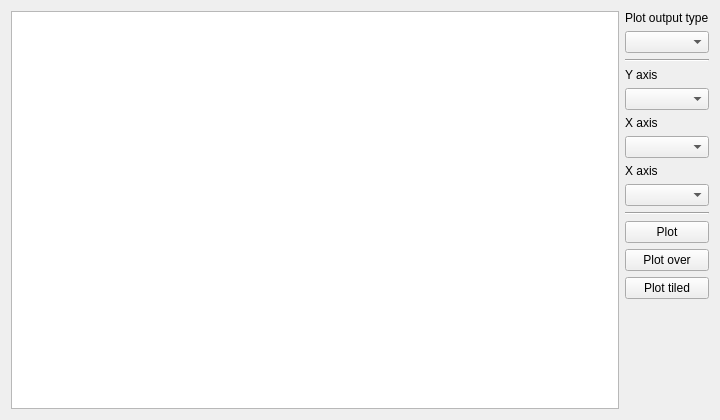
<?xml version="1.0" encoding="UTF-8"?>
<ui version="4.0">
 <class>PlottingWidget</class>
 <widget class="QWidget" name="PlottingWidget">
  <property name="geometry">
   <rect>
    <x>0</x>
    <y>0</y>
    <width>720</width>
    <height>420</height>
   </rect>
  </property>
  <layout class="QHBoxLayout" name="horizontalLayout">
   <item>
    <widget class="MantidQt::CustomInterfaces::ISISReflectometry::WorkspaceTreeView" name="workspaceTree">
     <property name="selectionMode">
      <enum>QAbstractItemView::ExtendedSelection</enum>
     </property>
     <property name="headerHidden">
      <bool>false</bool>
     </property>
    </widget>
   </item>
   <item>
    <layout class="QVBoxLayout" name="optionsLayout">
     <item>
      <widget class="QLabel" name="plotPresetLabel">
       <property name="text">
        <string>Plot output type</string>
       </property>
      </widget>
     </item>
     <item>
      <widget class="QComboBox" name="plotPreset"/>
     </item>
     <item>
      <widget class="Line" name="plotPropertiesTopSeparator">
       <property name="orientation">
        <enum>Qt::Horizontal</enum>
       </property>
      </widget>
     </item>
     <item>
      <widget class="QLabel" name="detectorMapYAxisLabel">
       <property name="text">
        <string>Y axis</string>
       </property>
      </widget>
     </item>
     <item>
      <widget class="QComboBox" name="detectorMapYAxis"/>
     </item>
     <item>
      <widget class="QLabel" name="detectorMapXAxisLabel">
       <property name="text">
        <string>X axis</string>
       </property>
      </widget>
     </item>
     <item>
      <widget class="QComboBox" name="detectorMapXAxis"/>
     </item>
     <item>
      <widget class="QLabel" name="alignmentXAxisLabel">
       <property name="text">
        <string>X axis</string>
       </property>
      </widget>
     </item>
     <item>
      <widget class="QComboBox" name="alignmentXAxis"/>
     </item>
     <item>
      <widget class="Line" name="plotPropertiesBottomSeparator">
       <property name="orientation">
        <enum>Qt::Horizontal</enum>
       </property>
      </widget>
     </item>
     <item>
      <widget class="QPushButton" name="plotIndividual">
       <property name="text">
        <string>Plot</string>
       </property>
      </widget>
     </item>
     <item>
      <widget class="QPushButton" name="plotOverplot">
       <property name="text">
        <string>Plot over</string>
       </property>
      </widget>
     </item>
     <item>
      <widget class="QPushButton" name="plotTiled">
       <property name="text">
        <string>Plot tiled</string>
       </property>
      </widget>
     </item>
     <item>
      <spacer name="verticalSpacer">
       <property name="orientation">
        <enum>Qt::Vertical</enum>
       </property>
       <property name="sizeHint" stdset="0">
        <size>
         <width>20</width>
         <height>40</height>
        </size>
       </property>
      </spacer>
     </item>
    </layout>
   </item>
  </layout>
 </widget>
 <customwidgets>
  <customwidget>
   <class>MantidQt::CustomInterfaces::ISISReflectometry::WorkspaceTreeView</class>
   <extends>QTreeView</extends>
   <header>GUI/Plotting/WorkspaceTreeView.h</header>
  </customwidget>
 </customwidgets>
 <resources/>
 <connections/>
</ui>
